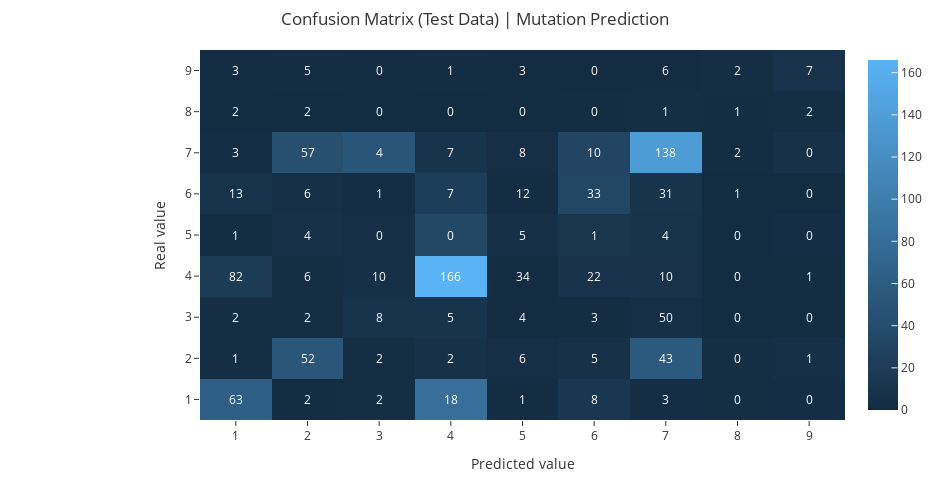

Notebook cell for this chart:
### Markdown cell above
### Predictions evaluate with Classification Report and Confusion Matrix

A avaliação da classificação multiclasse é um pouco mais complicada do que a binária, pois avaliamos uma matriz NxN onde N é o número de classes na tarefa em oposição à matriz 2x2 para classificação binária. Portanto, para simplificar, são usadas técnicas de média, como média aritmética (macro), média ponderada e precisão geral. Como a precisão não é a melhor métrica, uma escolha entre média aritmética e média ponderada é feita normalmente, com base na distribuição de classes do conjunto de dados.

### Code cell
y_pred = np.argmax(model_mb.predict(X_test), axis=-1)
print("Métricas em Teste:\n ", classification_report(y_test,y_pred))
print('='*110)

# chamada da function
plot_confusion_matrix(confusion_matrix(y_test, y_pred),[1,2,3,4,5,6,7,8,9],'Confusion Matrix (Test Data) | Mutation Prediction')

### Figure 1 — Plotly figure (JSON) as saved in the notebook; plotly's stock layout.template omitted (floating-point values rounded to 4 significant figures)
{"data": [{"type": "heatmap", "x": [1, 2, 3, 4, 5, 6, 7, 8, 9], "y": [1, 2, 3, 4, 5, 6, 7, 8, 9], "z": [[63, 1, 2, 82, 1, 13, 3, 2, 3], [2, 52, 2, 6, 4, 6, 57, 2, 5], [2, 2, 8, 10, 0, 1, 4, 0, 0], [18, 2, 5, 166, 0, 7, 7, 0, 1], [1, 6, 4, 34, 5, 12, 8, 0, 3], [8, 5, 3, 22, 1, 33, 10, 0, 0], [3, 43, 50, 10, 4, 31, 138, 1, 6], [0, 0, 0, 0, 0, 1, 2, 1, 2], [0, 1, 0, 1, 0, 0, 0, 2, 7]]}], "layout": {"annotations": [{"font": {"color": "white"}, "showarrow": false, "text": "63", "x": 1, "xref": "x", "y": 1, "yref": "y"}, {"font": {"color": "white"}, "showarrow": false, "text": "1", "x": 1, "xref": "x", "y": 2, "yref": "y"}, {"font": {"color": "white"}, "showarrow": false, "text": "2", "x": 1, "xref": "x", "y": 3, "yref": "y"}, {"font": {"color": "white"}, "showarrow": false, "text": "82", "x": 1, "xref": "x", "y": 4, "yref": "y"}, {"font": {"color": "white"}, "showarrow": false, "text": "1", "x": 1, "xref": "x", "y": 5, "yref": "y"}, {"font": {"color": "white"}, "showarrow": false, "text": "13", "x": 1, "xref": "x", "y": 6, "yref": "y"}, {"font": {"color": "white"}, "showarrow": false, "text": "3", "x": 1, "xref": "x", "y": 7, "yref": "y"}, {"font": {"color": "white"}, "showarrow": false, "text": "2", "x": 1, "xref": "x", "y": 8, "yref": "y"}, {"font": {"color": "white"}, "showarrow": false, "text": "3", "x": 1, "xref": "x", "y": 9, "yref": "y"}, {"font": {"color": "white"}, "showarrow": false, "text": "2", "x": 2, "xref": "x", "y": 1, "yref": "y"}, {"font": {"color": "white"}, "showarrow": false, "text": "52", "x": 2, "xref": "x", "y": 2, "yref": "y"}, {"font": {"color": "white"}, "showarrow": false, "text": "2", "x": 2, "xref": "x", "y": 3, "yref": "y"}, {"font": {"color": "white"}, "showarrow": false, "text": "6", "x": 2, "xref": "x", "y": 4, "yref": "y"}, {"font": {"color": "white"}, "showarrow": false, "text": "4", "x": 2, "xref": "x", "y": 5, "yref": "y"}, {"font": {"color": "white"}, "showarrow": false, "text": "6", "x": 2, "xref": "x", "y": 6, "yref": "y"}, {"font": {"color": "white"}, "showarrow": false, "text": "57", "x": 2, "xref": "x", "y": 7, "yref": "y"}, {"font": {"color": "white"}, "showarrow": false, "text": "2", "x": 2, "xref": "x", "y": 8, "yref": "y"}, {"font": {"color": "white"}, "showarrow": false, "text": "5", "x": 2, "xref": "x", "y": 9, "yref": "y"}, {"font": {"color": "white"}, "showarrow": false, "text": "2", "x": 3, "xref": "x", "y": 1, "yref": "y"}, {"font": {"color": "white"}, "showarrow": false, "text": "2", "x": 3, "xref": "x", "y": 2, "yref": "y"}, {"font": {"color": "white"}, "showarrow": false, "text": "8", "x": 3, "xref": "x", "y": 3, "yref": "y"}, {"font": {"color": "white"}, "showarrow": false, "text": "10", "x": 3, "xref": "x", "y": 4, "yref": "y"}, {"font": {"color": "white"}, "showarrow": false, "text": "0", "x": 3, "xref": "x", "y": 5, "yref": "y"}, {"font": {"color": "white"}, "showarrow": false, "text": "1", "x": 3, "xref": "x", "y": 6, "yref": "y"}, {"font": {"color": "white"}, "showarrow": false, "text": "4", "x": 3, "xref": "x", "y": 7, "yref": "y"}, {"font": {"color": "white"}, "showarrow": false, "text": "0", "x": 3, "xref": "x", "y": 8, "yref": "y"}, {"font": {"color": "white"}, "showarrow": false, "text": "0", "x": 3, "xref": "x", "y": 9, "yref": "y"}, {"font": {"color": "white"}, "showarrow": false, "text": "18", "x": 4, "xref": "x", "y": 1, "yref": "y"}, {"font": {"color": "white"}, "showarrow": false, "text": "2", "x": 4, "xref": "x", "y": 2, "yref": "y"}, {"font": {"color": "white"}, "showarrow": false, "text": "5", "x": 4, "xref": "x", "y": 3, "yref": "y"}, {"font": {"color": "white"}, "showarrow": false, "text": "166", "x": 4, "xref": "x", "y": 4, "yref": "y"}, {"font": {"color": "white"}, "showarrow": false, "text": "0", "x": 4, "xref": "x", "y": 5, "yref": "y"}, {"font": {"color": "white"}, "showarrow": false, "text": "7", "x": 4, "xref": "x", "y": 6, "yref": "y"}, {"font": {"color": "white"}, "showarrow": false, "text": "7", "x": 4, "xref": "x", "y": 7, "yref": "y"}, {"font": {"color": "white"}, "showarrow": false, "text": "0", "x": 4, "xref": "x", "y": 8, "yref": "y"}, {"font": {"color": "white"}, "showarrow": false, "text": "1", "x": 4, "xref": "x", "y": 9, "yref": "y"}, {"font": {"color": "white"}, "showarrow": false, "text": "1", "x": 5, "xref": "x", "y": 1, "yref": "y"}, {"font": {"color": "white"}, "showarrow": false, "text": "6", "x": 5, "xref": "x", "y": 2, "yref": "y"}, {"font": {"color": "white"}, "showarrow": false, "text": "4", "x": 5, "xref": "x", "y": 3, "yref": "y"}, {"font": {"color": "white"}, "showarrow": false, "text": "34", "x": 5, "xref": "x", "y": 4, "yref": "y"}, {"font": {"color": "white"}, "showarrow": false, "text": "5", "x": 5, "xref": "x", "y": 5, "yref": "y"}, {"font": {"color": "white"}, "showarrow": false, "text": "12", "x": 5, "xref": "x", "y": 6, "yref": "y"}, {"font": {"color": "white"}, "showarrow": false, "text": "8", "x": 5, "xref": "x", "y": 7, "yref": "y"}, {"font": {"color": "white"}, "showarrow": false, "text": "0", "x": 5, "xref": "x", "y": 8, "yref": "y"}, {"font": {"color": "white"}, "showarrow": false, "text": "3", "x": 5, "xref": "x", "y": 9, "yref": "y"}, {"font": {"color": "white"}, "showarrow": false, "text": "8", "x": 6, "xref": "x", "y": 1, "yref": "y"}, {"font": {"color": "white"}, "showarrow": false, "text": "5", "x": 6, "xref": "x", "y": 2, "yref": "y"}, {"font": {"color": "white"}, "showarrow": false, "text": "3", "x": 6, "xref": "x", "y": 3, "yref": "y"}, {"font": {"color": "white"}, "showarrow": false, "text": "22", "x": 6, "xref": "x", "y": 4, "yref": "y"}, {"font": {"color": "white"}, "showarrow": false, "text": "1", "x": 6, "xref": "x", "y": 5, "yref": "y"}, {"font": {"color": "white"}, "showarrow": false, "text": "33", "x": 6, "xref": "x", "y": 6, "yref": "y"}, {"font": {"color": "white"}, "showarrow": false, "text": "10", "x": 6, "xref": "x", "y": 7, "yref": "y"}, {"font": {"color": "white"}, "showarrow": false, "text": "0", "x": 6, "xref": "x", "y": 8, "yref": "y"}, {"font": {"color": "white"}, "showarrow": false, "text": "0", "x": 6, "xref": "x", "y": 9, "yref": "y"}, {"font": {"color": "white"}, "showarrow": false, "text": "3", "x": 7, "xref": "x", "y": 1, "yref": "y"}, {"font": {"color": "white"}, "showarrow": false, "text": "43", "x": 7, "xref": "x", "y": 2, "yref": "y"}, {"font": {"color": "white"}, "showarrow": false, "text": "50", "x": 7, "xref": "x", "y": 3, "yref": "y"}, {"font": {"color": "white"}, "showarrow": false, "text": "10", "x": 7, "xref": "x", "y": 4, "yref": "y"}, {"font": {"color": "white"}, "showarrow": false, "text": "4", "x": 7, "xref": "x", "y": 5, "yref": "y"}, {"font": {"color": "white"}, "showarrow": false, "text": "31", "x": 7, "xref": "x", "y": 6, "yref": "y"}, {"font": {"color": "white"}, "showarrow": false, "text": "138", "x": 7, "xref": "x", "y": 7, "yref": "y"}, {"font": {"color": "white"}, "showarrow": false, "text": "1", "x": 7, "xref": "x", "y": 8, "yref": "y"}, {"font": {"color": "white"}, "showarrow": false, "text": "6", "x": 7, "xref": "x", "y": 9, "yref": "y"}, {"font": {"color": "white"}, "showarrow": false, "text": "0", "x": 8, "xref": "x", "y": 1, "yref": "y"}, {"font": {"color": "white"}, "showarrow": false, "text": "0", "x": 8, "xref": "x", "y": 2, "yref": "y"}, {"font": {"color": "white"}, "showarrow": false, "text": "0", "x": 8, "xref": "x", "y": 3, "yref": "y"}, {"font": {"color": "white"}, "showarrow": false, "text": "0", "x": 8, "xref": "x", "y": 4, "yref": "y"}, {"font": {"color": "white"}, "showarrow": false, "text": "0", "x": 8, "xref": "x", "y": 5, "yref": "y"}, {"font": {"color": "white"}, "showarrow": false, "text": "1", "x": 8, "xref": "x", "y": 6, "yref": "y"}, {"font": {"color": "white"}, "showarrow": false, "text": "2", "x": 8, "xref": "x", "y": 7, "yref": "y"}, {"font": {"color": "white"}, "showarrow": false, "text": "1", "x": 8, "xref": "x", "y": 8, "yref": "y"}, {"font": {"color": "white"}, "showarrow": false, "text": "2", "x": 8, "xref": "x", "y": 9, "yref": "y"}, {"font": {"color": "white"}, "showarrow": false, "text": "0", "x": 9, "xref": "x", "y": 1, "yref": "y"}, {"font": {"color": "white"}, "showarrow": false, "text": "1", "x": 9, "xref": "x", "y": 2, "yref": "y"}, {"font": {"color": "white"}, "showarrow": false, "text": "0", "x": 9, "xref": "x", "y": 3, "yref": "y"}, {"font": {"color": "white"}, "showarrow": false, "text": "1", "x": 9, "xref": "x", "y": 4, "yref": "y"}, {"font": {"color": "white"}, "showarrow": false, "text": "0", "x": 9, "xref": "x", "y": 5, "yref": "y"}, {"font": {"color": "white"}, "showarrow": false, "text": "0", "x": 9, "xref": "x", "y": 6, "yref": "y"}, {"font": {"color": "white"}, "showarrow": false, "text": "0", "x": 9, "xref": "x", "y": 7, "yref": "y"}, {"font": {"color": "white"}, "showarrow": false, "text": "2", "x": 9, "xref": "x", "y": 8, "yref": "y"}, {"font": {"color": "white"}, "showarrow": false, "text": "7", "x": 9, "xref": "x", "y": 9, "yref": "y"}], "height": 500, "margin": {"l": 200, "t": 50}, "title": {"text": "Confusion Matrix (Test Data) | Mutation Prediction"}, "width": 950, "xaxis": {"autorange": true, "range": [0.5, 9.5], "title": {"text": "Predicted value"}, "type": "linear"}, "yaxis": {"autorange": true, "range": [0.5, 9.5], "title": {"text": "Real value"}, "type": "linear"}}}
